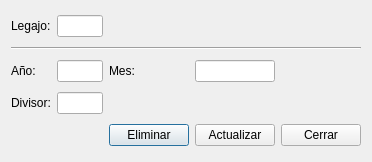
<?xml version="1.0" encoding="UTF-8"?>
<ui version="4.0">
 <class>frm_ver_divisor</class>
 <widget class="QDialog" name="frm_ver_divisor">
  <property name="geometry">
   <rect>
    <x>0</x>
    <y>0</y>
    <width>372</width>
    <height>162</height>
   </rect>
  </property>
  <property name="windowTitle">
   <string>Divisor</string>
  </property>
  <property name="windowIcon">
   <iconset>
    <normaloff>../../img/windows/main.svg</normaloff>../../img/windows/main.svg</iconset>
  </property>
  <layout class="QGridLayout" name="gridLayout">
   <item row="0" column="0">
    <widget class="QLabel" name="lbl_0">
     <property name="text">
      <string>Legajo:</string>
     </property>
    </widget>
   </item>
   <item row="0" column="1">
    <widget class="QLineEdit" name="txt_legajo"/>
   </item>
   <item row="1" column="0" colspan="5">
    <widget class="Line" name="line">
     <property name="orientation">
      <enum>Qt::Horizontal</enum>
     </property>
    </widget>
   </item>
   <item row="2" column="0">
    <widget class="QLabel" name="lbl_1">
     <property name="text">
      <string>Año:</string>
     </property>
    </widget>
   </item>
   <item row="2" column="1">
    <widget class="QLineEdit" name="txt_ann"/>
   </item>
   <item row="2" column="2">
    <widget class="QLabel" name="lbl_2">
     <property name="text">
      <string>Mes:</string>
     </property>
    </widget>
   </item>
   <item row="2" column="3">
    <widget class="QLineEdit" name="txt_mes"/>
   </item>
   <item row="3" column="0">
    <widget class="QLabel" name="lbl_3">
     <property name="text">
      <string>Divisor:</string>
     </property>
    </widget>
   </item>
   <item row="3" column="1">
    <widget class="QLineEdit" name="txt_divisor"/>
   </item>
   <item row="4" column="2">
    <widget class="QPushButton" name="btn_eliminar">
     <property name="text">
      <string>Eliminar</string>
     </property>
    </widget>
   </item>
   <item row="4" column="3">
    <widget class="QPushButton" name="btn_actualizar">
     <property name="text">
      <string>Actualizar</string>
     </property>
    </widget>
   </item>
   <item row="4" column="4">
    <widget class="QPushButton" name="btn_cerrar">
     <property name="text">
      <string>Cerrar</string>
     </property>
    </widget>
   </item>
  </layout>
 </widget>
 <resources/>
 <connections/>
</ui>
